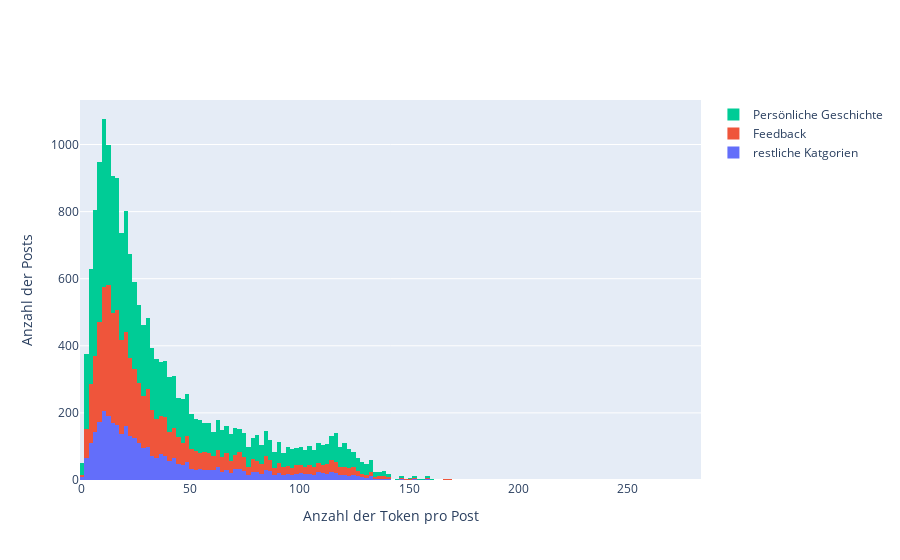

This figure's notebook cell:
### Code cell
x0= diskrim.number_of_tokens
x1= Kann_ni_gelesen_werden_fb.number_of_tokens
x2= perso.number_of_tokens

fig = go.Figure()
fig.add_trace(go.Histogram(x=x0, name="restliche Katgorien"))
fig.add_trace(go.Histogram(x=x1, name="Feedback"))
fig.add_trace(go.Histogram(x=x2, name="Persönliche Geschichte"))

# The two histograms are drawn on top of another
fig.layout.update(barmode='stack',
                  #title="Verteilung der Tokenlänge",
                  xaxis_title="Anzahl der Token pro Post",
                  yaxis_title="Anzahl der Posts"
                 )
fig.show()
#fig.iplot()

### Figure 1 — Plotly figure (JSON) as saved in the notebook; plotly's stock layout.template omitted (floating-point values rounded to 4 significant figures; data arrays with more than 128 entries replaced by an {"elided": "..."} marker saying what was removed)
{"data": [{"name": "restliche Katgorien", "type": "histogram", "x": {"elided": "3583 int values"}}, {"name": "Feedback", "type": "histogram", "x": {"elided": "6015 int values"}}, {"name": "Persönliche Geschichte", "type": "histogram", "x": {"elided": "9314 int values"}}], "layout": {"barmode": "stack", "xaxis": {"title": {"text": "Anzahl der Token pro Post"}}, "yaxis": {"title": {"text": "Anzahl der Posts"}}}}
